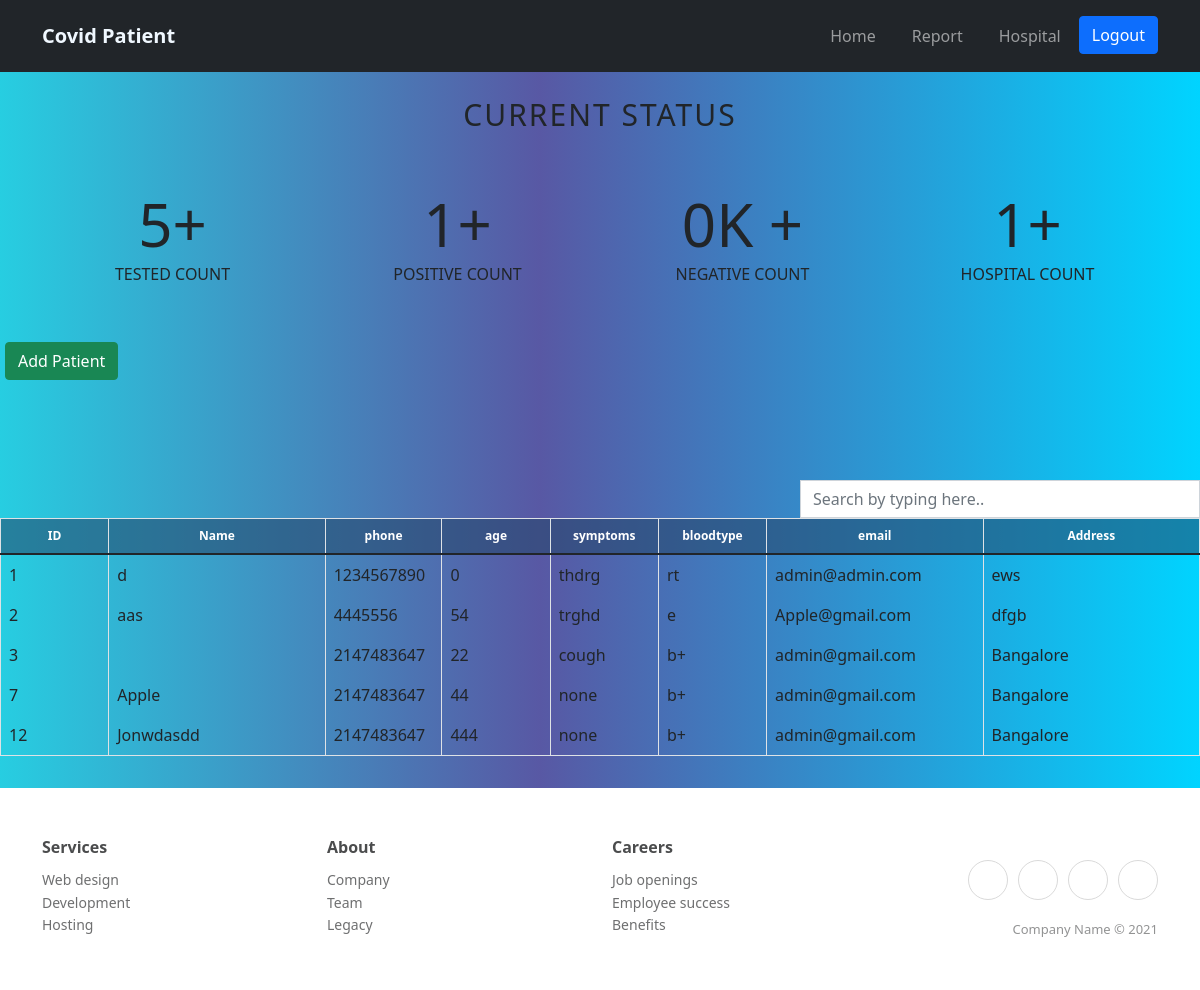
Before: /dashboard.php with the older database file.
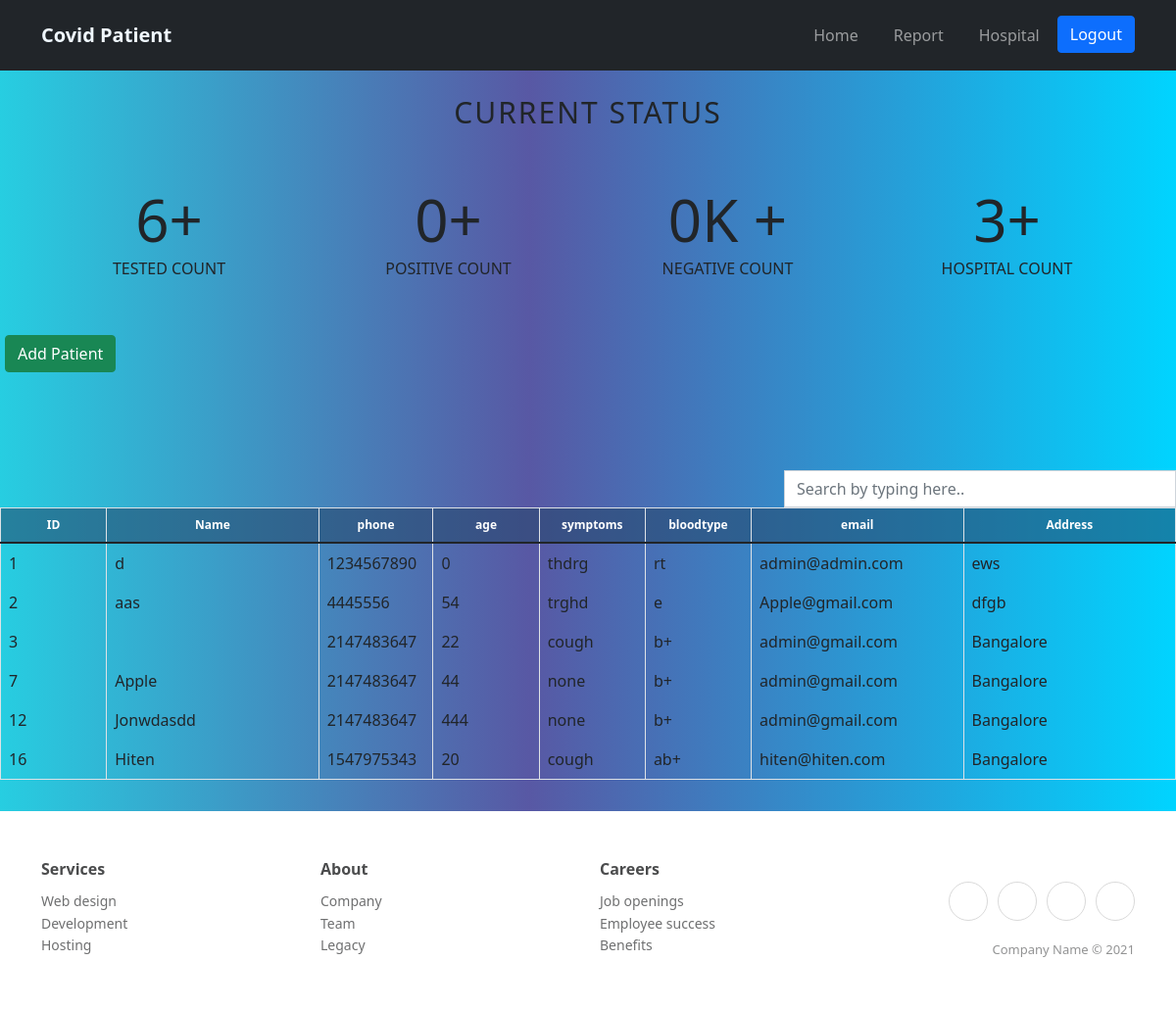
After: the same page with the newer database file.
### tables this page shows
CREATE TABLE `patient` (
  `pid` int(11) NOT NULL,
  `pname` varchar(255) NOT NULL,
  `phno` int(11) NOT NULL,
  `age` int(11) NOT NULL,
  `symptoms` varchar(255) NOT NULL,
  `bloodtype` varchar(100) NOT NULL,
  `email` varchar(255) NOT NULL,
  `address` text NOT NULL
);

### dashboard.php (the view, shortened to what the changed rows need)
<!DOCTYPE html>
<html lang="en">
<head>
</head>
<body>
  <?php include './count.php'; ?>
  <div class="col-md-12 search-table-col">
    <div class="table-responsive table table-hover table-bordered results">
      <table class="table table-hover table-bordered">
        <thead class="bill-header cs">
          <tr>
            <th id="trs-hd-1" class="col-lg-1">ID</th>
            <th id="trs-hd-2" class="col-lg-2">Name</th>
            <th id="trs-hd-3" class="col-lg-1">phone</th>
            <th id="trs-hd-4" class="col-lg-1">age</th>
            <th id="trs-hd-5" class="col-lg-1">symptoms</th>
            <th id="trs-hd-6" class="col-lg-1">bloodtype</th>
            <th id="trs-hd-7" class="col-lg-2">email </th>
            <th id="trs-hd-8" class="col-lg-2">Address </th>
          </tr>
        </thead>
        <tbody>
          <?php
          $server = 'localhost';
          $user = "root";
          $password = "";
          $conn = mysqli_connect($server, $user, $password);
          $sql = "SELECT * FROM covid_patient.patient";
          $result = mysqli_query($conn, $sql);
          if ($result->num_rows <= 0) {
            echo '<tr class="warning no-result">
            <td colspan="12"><i class="fa fa-warning"></i> No Result !!!</td>
          </tr>';
          } else {
            while ($row = $result->fetch_assoc()) {
              echo '
                  <tr>
                    <td>' . $row["pid"] . '</td>
                    <td>' . $row["pname"] . '</td>
                    <td>' . $row["phno"] . '</td>
                    <td>' . $row["age"] . '</td>
                    <td>' . $row["symptoms"] . '</td>
                    <td>' . $row["bloodtype"] . '</td>
                    <td>' . $row["email"] . '</td>
                    <td>' . $row["address"] . '</td>
                    ';
            }
          }
          ?>
        </tbody>
      </table>
    </div>
  </div>
</body>
</html>

### count.php (shortened to what the changed rows need)
<section data-aos="fade-up" data-aos-duration="400" data-aos-once="true" class="font-dark">
  <div class="container">
    <div class="row row-cols-1 row-cols-sm-1 row-cols-md-2 row-cols-lg-4 row-cols-xl-4 row-cols-xxl-4" data-aos="fade-up" data-aos-duration="800" data-aos-delay="150" data-aos-once="true" style="padding-top: 20px;padding-bottom: 40px;">
      <div class="col">
        <div><span class="Justify-Flex-Center purecounter counter-font count plus" data-purecounter-start="0" data-purecounter-end="20" data-purecounter-duration="2">
            <?php
             $server = 'localhost';
             $user = "root";
             $password = "";
             $conn = mysqli_connect($server, $user, $password, 'covid_patient');
             $sql = "SELECT COUNT(*) AS Count FROM `patient`;";
             $result = mysqli_query($conn, $sql);
             if ($result->num_rows <= 0) {
               echo '<tr class="warning no-result">
           <td colspan="12"><i class="fa fa-warning"></i> No Result !!!</td>
         </tr>';
             } else {
               while ($row = $result->fetch_assoc()) {
                 echo '
                 <tr>
                   <td>' . $row["Count"] . '</td>';
               }
             }
             ?> </span>
          <p class="text-center text-uppercase">Tested Count<br></p>
        </div>
      </div>
      <div class="col">
        <div><span class="Justify-Flex-Center purecounter counter-font plus" data-purecounter-start="0" data-purecounter-end="450" data-purecounter-duration="1">
            <?php
             $server = 'localhost';
             $user = "root";
             $password = "";
             $conn = mysqli_connect($server, $user, $password, 'covid_patient');
             $sql = "SELECT COUNT(status) AS Count FROM `report` where status='positive';";
             $result = mysqli_query($conn, $sql);
             if ($result->num_rows <= 0) {
               echo '<tr class="warning no-result">
           <td colspan="12"><i class="fa fa-warning"></i> No Result !!!</td>
         </tr>';
             } else {
               while ($row = $result->fetch_assoc()) {
                 echo '
                 <tr>
                   <td>' . $row["Count"] . '</td>';
               }
             }
             ?></span>
          <p class="text-center text-uppercase">Positive Count<br></p>
        </div>
      </div>
      <div class="col">
        <div><span class="Justify-Flex-Center purecounter counter-font plus-k" data-purecounter-start="0" data-purecounter-end="23" data-purecounter-duration="1">
            <?php
             $server = 'localhost';
             $user = "root";
             $password = "";
             $conn = mysqli_connect($server, $user, $password, 'covid_patient');
             $sql = "SELECT COUNT(status) AS Count FROM `report` where status='negative';";
             $result = mysqli_query($conn, $sql);
             if ($result->num_rows <= 0) {
               echo '<tr class="warning no-result">
           <td colspan="12"><i class="fa fa-warning"></i> No Result !!!</td>
         </tr>';
             } else {
               while ($row = $result->fetch_assoc()) {
                 echo '
                 <tr>
                   <td>' . $row["Count"] . '</td>';
               }
             }
             ?></span>
          <p class="text-center text-uppercase">Negative Count<br></p>
        </div>
      </div>
      <div class="col">
        <div><span class="Justify-Flex-Center purecounter counter-font plus" data-purecounter-start="0" data-purecounter-end="275" data-purecounter-duration="1">
            <?php
             $server = 'localhost';
             $user = "root";
             $password = "";
             $conn = mysqli_connect($server, $user, $password, 'covid_patient');
             $sql = "SELECT COUNT(*) AS Count FROM `hospital` ;";
             $result = mysqli_query($conn, $sql);
             if ($result->num_rows <= 0) {
               echo '<tr class="warning no-result">
           <td colspan="12"><i class="fa fa-warning"></i> No Result !!!</td>
         </tr>';
             } else {
               while ($row = $result->fetch_assoc()) {
                 echo '
                 <tr>
                   <td>' . $row["Count"] . '</td>';
               }
             }
             ?></span>
          <p class="text-center text-uppercase">Hospital Count<br></p>
        </div>
      </div>
    </div>
  </div>
</section>

Changed rows visible on the page:
added patient: pid "16", pname "Hiten", phno "1547975343", age "20", symptoms "cough", bloodtype "ab+", email "hiten@hiten.com", address "Bangalore"
Other visible differences:
new list line: "6"
new list line: "0"
new list line: "3"
list line gone: "5"
list line gone: "1"
